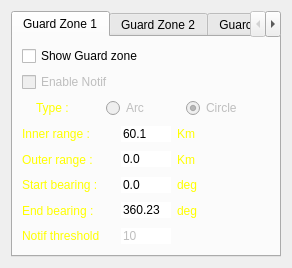
<?xml version="1.0" encoding="UTF-8"?>
<ui version="4.0">
 <class>GZDialog</class>
 <widget class="QDialog" name="GZDialog">
  <property name="geometry">
   <rect>
    <x>0</x>
    <y>0</y>
    <width>292</width>
    <height>268</height>
   </rect>
  </property>
  <property name="sizePolicy">
   <sizepolicy hsizetype="Fixed" vsizetype="Fixed">
    <horstretch>0</horstretch>
    <verstretch>0</verstretch>
   </sizepolicy>
  </property>
  <property name="maximumSize">
   <size>
    <width>292</width>
    <height>300</height>
   </size>
  </property>
  <property name="windowTitle">
   <string>Guardzone Settings</string>
  </property>
  <layout class="QGridLayout" name="gridLayout">
   <item row="0" column="0">
    <widget class="QTabWidget" name="tabWidget">
     <property name="styleSheet">
      <string notr="true">QTabBar::tab {
    color: black;
}</string>
     </property>
     <property name="currentIndex">
      <number>0</number>
     </property>
     <widget class="QWidget" name="tabGZ1">
      <attribute name="title">
       <string>Guard Zone 1</string>
      </attribute>
      <layout class="QVBoxLayout" name="verticalLayout">
       <item>
        <widget class="QCheckBox" name="checkBoxShowGZ">
         <property name="maximumSize">
          <size>
           <width>208</width>
           <height>16777215</height>
          </size>
         </property>
         <property name="text">
          <string>Show Guard zone</string>
         </property>
         <property name="checked">
          <bool>false</bool>
         </property>
        </widget>
       </item>
       <item>
        <widget class="QCheckBox" name="checkBoxAlarmGZ">
         <property name="enabled">
          <bool>false</bool>
         </property>
         <property name="maximumSize">
          <size>
           <width>208</width>
           <height>16777215</height>
          </size>
         </property>
         <property name="text">
          <string>Enable Notif</string>
         </property>
         <property name="checked">
          <bool>false</bool>
         </property>
        </widget>
       </item>
       <item>
        <layout class="QHBoxLayout" name="horizontalLayout_12">
         <item>
          <widget class="QLabel" name="label_15">
           <property name="maximumSize">
            <size>
             <width>50</width>
             <height>16777215</height>
            </size>
           </property>
           <property name="styleSheet">
            <string notr="true">color: rgb(255, 255, 0);</string>
           </property>
           <property name="text">
            <string>Type :</string>
           </property>
          </widget>
         </item>
         <item>
          <widget class="QRadioButton" name="radioButtonArc">
           <property name="enabled">
            <bool>false</bool>
           </property>
           <property name="maximumSize">
            <size>
             <width>60</width>
             <height>16777215</height>
            </size>
           </property>
           <property name="text">
            <string>Arc</string>
           </property>
           <property name="checked">
            <bool>false</bool>
           </property>
          </widget>
         </item>
         <item>
          <widget class="QRadioButton" name="radioButtonCircle">
           <property name="enabled">
            <bool>false</bool>
           </property>
           <property name="maximumSize">
            <size>
             <width>70</width>
             <height>16777215</height>
            </size>
           </property>
           <property name="text">
            <string>Circle</string>
           </property>
           <property name="checked">
            <bool>true</bool>
           </property>
          </widget>
         </item>
        </layout>
       </item>
       <item>
        <layout class="QHBoxLayout" name="horizontalLayout_7">
         <item>
          <widget class="QLabel" name="label_6">
           <property name="styleSheet">
            <string notr="true">color: rgb(255, 255, 0);</string>
           </property>
           <property name="text">
            <string>Inner range :</string>
           </property>
          </widget>
         </item>
         <item>
          <widget class="QLineEdit" name="lineEditInner">
           <property name="maximumSize">
            <size>
             <width>50</width>
             <height>16777215</height>
            </size>
           </property>
           <property name="text">
            <string>60.1</string>
           </property>
           <property name="maxLength">
            <number>8</number>
           </property>
           <property name="frame">
            <bool>false</bool>
           </property>
          </widget>
         </item>
         <item>
          <widget class="QLabel" name="label_10">
           <property name="styleSheet">
            <string notr="true">color: rgb(255, 255, 0);</string>
           </property>
           <property name="text">
            <string>Km</string>
           </property>
          </widget>
         </item>
        </layout>
       </item>
       <item>
        <layout class="QHBoxLayout" name="horizontalLayout_8">
         <item>
          <widget class="QLabel" name="label_7">
           <property name="styleSheet">
            <string notr="true">color: rgb(255, 255, 0);</string>
           </property>
           <property name="text">
            <string>Outer range :</string>
           </property>
          </widget>
         </item>
         <item>
          <widget class="QLineEdit" name="lineEditOuter">
           <property name="maximumSize">
            <size>
             <width>50</width>
             <height>16777215</height>
            </size>
           </property>
           <property name="text">
            <string>0.0</string>
           </property>
           <property name="maxLength">
            <number>8</number>
           </property>
           <property name="frame">
            <bool>false</bool>
           </property>
          </widget>
         </item>
         <item>
          <widget class="QLabel" name="label_11">
           <property name="styleSheet">
            <string notr="true">color: rgb(255, 255, 0);</string>
           </property>
           <property name="text">
            <string>Km</string>
           </property>
          </widget>
         </item>
        </layout>
       </item>
       <item>
        <layout class="QHBoxLayout" name="horizontalLayout_9">
         <item>
          <widget class="QLabel" name="label_8">
           <property name="styleSheet">
            <string notr="true">color: rgb(255, 255, 0);</string>
           </property>
           <property name="text">
            <string>Start bearing :</string>
           </property>
          </widget>
         </item>
         <item>
          <widget class="QLineEdit" name="lineEditStart">
           <property name="maximumSize">
            <size>
             <width>50</width>
             <height>16777215</height>
            </size>
           </property>
           <property name="text">
            <string>0.0</string>
           </property>
           <property name="maxLength">
            <number>8</number>
           </property>
           <property name="frame">
            <bool>false</bool>
           </property>
          </widget>
         </item>
         <item>
          <widget class="QLabel" name="label_12">
           <property name="styleSheet">
            <string notr="true">color: rgb(255, 255, 0);</string>
           </property>
           <property name="text">
            <string>deg</string>
           </property>
          </widget>
         </item>
        </layout>
       </item>
       <item>
        <layout class="QHBoxLayout" name="horizontalLayout_10">
         <item>
          <widget class="QLabel" name="label_9">
           <property name="styleSheet">
            <string notr="true">color: rgb(255, 255, 0);</string>
           </property>
           <property name="text">
            <string>End bearing :</string>
           </property>
          </widget>
         </item>
         <item>
          <widget class="QLineEdit" name="lineEditEnd">
           <property name="maximumSize">
            <size>
             <width>50</width>
             <height>16777215</height>
            </size>
           </property>
           <property name="text">
            <string>360.23</string>
           </property>
           <property name="maxLength">
            <number>8</number>
           </property>
           <property name="frame">
            <bool>false</bool>
           </property>
          </widget>
         </item>
         <item>
          <widget class="QLabel" name="label_13">
           <property name="styleSheet">
            <string notr="true">color: rgb(255, 255, 0);</string>
           </property>
           <property name="text">
            <string>deg</string>
           </property>
          </widget>
         </item>
        </layout>
       </item>
       <item>
        <layout class="QHBoxLayout" name="horizontalLayout_11">
         <item>
          <widget class="QLabel" name="label_14">
           <property name="styleSheet">
            <string notr="true">color: rgb(255, 255, 0);</string>
           </property>
           <property name="text">
            <string>Notif threshold</string>
           </property>
          </widget>
         </item>
         <item>
          <widget class="QLineEdit" name="lineEditNotifTHR">
           <property name="enabled">
            <bool>false</bool>
           </property>
           <property name="maximumSize">
            <size>
             <width>50</width>
             <height>16777215</height>
            </size>
           </property>
           <property name="toolTip">
            <string>10-500</string>
           </property>
           <property name="text">
            <string>10</string>
           </property>
           <property name="maxLength">
            <number>3</number>
           </property>
           <property name="frame">
            <bool>false</bool>
           </property>
          </widget>
         </item>
         <item>
          <widget class="QLabel" name="label_16">
           <property name="minimumSize">
            <size>
             <width>30</width>
             <height>0</height>
            </size>
           </property>
           <property name="styleSheet">
            <string notr="true">color: rgb(255, 255, 0);</string>
           </property>
           <property name="text">
            <string/>
           </property>
          </widget>
         </item>
        </layout>
       </item>
      </layout>
     </widget>
     <widget class="QWidget" name="tabGZ2">
      <attribute name="title">
       <string>Guard Zone 2</string>
      </attribute>
      <layout class="QVBoxLayout" name="verticalLayout_2">
       <item>
        <widget class="QCheckBox" name="checkBoxShowGZ_2">
         <property name="maximumSize">
          <size>
           <width>208</width>
           <height>16777215</height>
          </size>
         </property>
         <property name="text">
          <string>Show Guard zone</string>
         </property>
         <property name="checked">
          <bool>false</bool>
         </property>
        </widget>
       </item>
       <item>
        <widget class="QCheckBox" name="checkBoxAlarmGZ_2">
         <property name="enabled">
          <bool>false</bool>
         </property>
         <property name="maximumSize">
          <size>
           <width>208</width>
           <height>16777215</height>
          </size>
         </property>
         <property name="text">
          <string>Enable Notif</string>
         </property>
         <property name="checked">
          <bool>false</bool>
         </property>
        </widget>
       </item>
       <item>
        <layout class="QHBoxLayout" name="horizontalLayout_13">
         <item>
          <widget class="QLabel" name="label_17">
           <property name="maximumSize">
            <size>
             <width>50</width>
             <height>16777215</height>
            </size>
           </property>
           <property name="styleSheet">
            <string notr="true">color: rgb(255, 255, 0);</string>
           </property>
           <property name="text">
            <string>Type :</string>
           </property>
          </widget>
         </item>
         <item>
          <widget class="QRadioButton" name="radioButtonArc_2">
           <property name="enabled">
            <bool>false</bool>
           </property>
           <property name="maximumSize">
            <size>
             <width>60</width>
             <height>16777215</height>
            </size>
           </property>
           <property name="text">
            <string>Arc</string>
           </property>
           <property name="checked">
            <bool>false</bool>
           </property>
          </widget>
         </item>
         <item>
          <widget class="QRadioButton" name="radioButtonCircle_2">
           <property name="enabled">
            <bool>false</bool>
           </property>
           <property name="maximumSize">
            <size>
             <width>70</width>
             <height>16777215</height>
            </size>
           </property>
           <property name="text">
            <string>Circle</string>
           </property>
           <property name="checked">
            <bool>true</bool>
           </property>
          </widget>
         </item>
        </layout>
       </item>
       <item>
        <layout class="QHBoxLayout" name="horizontalLayout_18">
         <item>
          <widget class="QLabel" name="label_26">
           <property name="styleSheet">
            <string notr="true">color: rgb(255, 255, 0);</string>
           </property>
           <property name="text">
            <string>Inner range :</string>
           </property>
          </widget>
         </item>
         <item>
          <widget class="QLineEdit" name="lineEditInner_2">
           <property name="maximumSize">
            <size>
             <width>50</width>
             <height>16777215</height>
            </size>
           </property>
           <property name="text">
            <string>60.1</string>
           </property>
           <property name="maxLength">
            <number>8</number>
           </property>
           <property name="frame">
            <bool>false</bool>
           </property>
          </widget>
         </item>
         <item>
          <widget class="QLabel" name="label_27">
           <property name="styleSheet">
            <string notr="true">color: rgb(255, 255, 0);</string>
           </property>
           <property name="text">
            <string>Km</string>
           </property>
          </widget>
         </item>
        </layout>
       </item>
       <item>
        <layout class="QHBoxLayout" name="horizontalLayout_15">
         <item>
          <widget class="QLabel" name="label_20">
           <property name="styleSheet">
            <string notr="true">color: rgb(255, 255, 0);</string>
           </property>
           <property name="text">
            <string>Outer range :</string>
           </property>
          </widget>
         </item>
         <item>
          <widget class="QLineEdit" name="lineEditOuter_2">
           <property name="maximumSize">
            <size>
             <width>50</width>
             <height>16777215</height>
            </size>
           </property>
           <property name="text">
            <string>0.0</string>
           </property>
           <property name="maxLength">
            <number>8</number>
           </property>
           <property name="frame">
            <bool>false</bool>
           </property>
          </widget>
         </item>
         <item>
          <widget class="QLabel" name="label_21">
           <property name="styleSheet">
            <string notr="true">color: rgb(255, 255, 0);</string>
           </property>
           <property name="text">
            <string>Km</string>
           </property>
          </widget>
         </item>
        </layout>
       </item>
       <item>
        <layout class="QHBoxLayout" name="horizontalLayout_17">
         <item>
          <widget class="QLabel" name="label_24">
           <property name="styleSheet">
            <string notr="true">color: rgb(255, 255, 0);</string>
           </property>
           <property name="text">
            <string>Start bearing :</string>
           </property>
          </widget>
         </item>
         <item>
          <widget class="QLineEdit" name="lineEditStart_2">
           <property name="maximumSize">
            <size>
             <width>50</width>
             <height>16777215</height>
            </size>
           </property>
           <property name="text">
            <string>0.0</string>
           </property>
           <property name="maxLength">
            <number>8</number>
           </property>
           <property name="frame">
            <bool>false</bool>
           </property>
          </widget>
         </item>
         <item>
          <widget class="QLabel" name="label_25">
           <property name="styleSheet">
            <string notr="true">color: rgb(255, 255, 0);</string>
           </property>
           <property name="text">
            <string>deg</string>
           </property>
          </widget>
         </item>
        </layout>
       </item>
       <item>
        <layout class="QHBoxLayout" name="horizontalLayout_16">
         <item>
          <widget class="QLabel" name="label_22">
           <property name="styleSheet">
            <string notr="true">color: rgb(255, 255, 0);</string>
           </property>
           <property name="text">
            <string>End bearing :</string>
           </property>
          </widget>
         </item>
         <item>
          <widget class="QLineEdit" name="lineEditEnd_2">
           <property name="maximumSize">
            <size>
             <width>50</width>
             <height>16777215</height>
            </size>
           </property>
           <property name="text">
            <string>360.23</string>
           </property>
           <property name="maxLength">
            <number>8</number>
           </property>
           <property name="frame">
            <bool>false</bool>
           </property>
          </widget>
         </item>
         <item>
          <widget class="QLabel" name="label_23">
           <property name="styleSheet">
            <string notr="true">color: rgb(255, 255, 0);</string>
           </property>
           <property name="text">
            <string>deg</string>
           </property>
          </widget>
         </item>
        </layout>
       </item>
       <item>
        <layout class="QHBoxLayout" name="horizontalLayout_14">
         <item>
          <widget class="QLabel" name="label_18">
           <property name="styleSheet">
            <string notr="true">color: rgb(255, 255, 0);</string>
           </property>
           <property name="text">
            <string>Notif threshold</string>
           </property>
          </widget>
         </item>
         <item>
          <widget class="QLineEdit" name="lineEditNotifTHR_2">
           <property name="enabled">
            <bool>false</bool>
           </property>
           <property name="maximumSize">
            <size>
             <width>50</width>
             <height>16777215</height>
            </size>
           </property>
           <property name="toolTip">
            <string>10-500</string>
           </property>
           <property name="text">
            <string>10</string>
           </property>
           <property name="maxLength">
            <number>3</number>
           </property>
           <property name="frame">
            <bool>false</bool>
           </property>
          </widget>
         </item>
         <item>
          <widget class="QLabel" name="label_19">
           <property name="minimumSize">
            <size>
             <width>30</width>
             <height>0</height>
            </size>
           </property>
           <property name="styleSheet">
            <string notr="true">color: rgb(255, 255, 0);</string>
           </property>
           <property name="text">
            <string/>
           </property>
          </widget>
         </item>
        </layout>
       </item>
      </layout>
     </widget>
     <widget class="QWidget" name="tabGZ3">
      <attribute name="title">
       <string>Guarc Zone 3</string>
      </attribute>
      <layout class="QVBoxLayout" name="verticalLayout_3">
       <item>
        <widget class="QCheckBox" name="checkBoxShowGZ_3">
         <property name="maximumSize">
          <size>
           <width>208</width>
           <height>16777215</height>
          </size>
         </property>
         <property name="text">
          <string>Show Guard zone</string>
         </property>
         <property name="checked">
          <bool>false</bool>
         </property>
        </widget>
       </item>
       <item>
        <widget class="QCheckBox" name="checkBoxAlarmGZ_3">
         <property name="enabled">
          <bool>false</bool>
         </property>
         <property name="maximumSize">
          <size>
           <width>208</width>
           <height>16777215</height>
          </size>
         </property>
         <property name="text">
          <string>Enable Notif</string>
         </property>
         <property name="checked">
          <bool>false</bool>
         </property>
        </widget>
       </item>
       <item>
        <layout class="QHBoxLayout" name="horizontalLayout_19">
         <item>
          <widget class="QLabel" name="label_28">
           <property name="maximumSize">
            <size>
             <width>50</width>
             <height>16777215</height>
            </size>
           </property>
           <property name="styleSheet">
            <string notr="true">color: rgb(255, 255, 0);</string>
           </property>
           <property name="text">
            <string>Type :</string>
           </property>
          </widget>
         </item>
         <item>
          <widget class="QRadioButton" name="radioButtonArc_3">
           <property name="enabled">
            <bool>false</bool>
           </property>
           <property name="maximumSize">
            <size>
             <width>60</width>
             <height>16777215</height>
            </size>
           </property>
           <property name="text">
            <string>Arc</string>
           </property>
           <property name="checked">
            <bool>false</bool>
           </property>
          </widget>
         </item>
         <item>
          <widget class="QRadioButton" name="radioButtonCircle_3">
           <property name="enabled">
            <bool>false</bool>
           </property>
           <property name="maximumSize">
            <size>
             <width>70</width>
             <height>16777215</height>
            </size>
           </property>
           <property name="text">
            <string>Circle</string>
           </property>
           <property name="checked">
            <bool>true</bool>
           </property>
          </widget>
         </item>
        </layout>
       </item>
       <item>
        <layout class="QHBoxLayout" name="horizontalLayout_24">
         <item>
          <widget class="QLabel" name="label_37">
           <property name="styleSheet">
            <string notr="true">color: rgb(255, 255, 0);</string>
           </property>
           <property name="text">
            <string>Inner range :</string>
           </property>
          </widget>
         </item>
         <item>
          <widget class="QLineEdit" name="lineEditInner_3">
           <property name="maximumSize">
            <size>
             <width>50</width>
             <height>16777215</height>
            </size>
           </property>
           <property name="text">
            <string>60.1</string>
           </property>
           <property name="maxLength">
            <number>8</number>
           </property>
           <property name="frame">
            <bool>false</bool>
           </property>
          </widget>
         </item>
         <item>
          <widget class="QLabel" name="label_38">
           <property name="styleSheet">
            <string notr="true">color: rgb(255, 255, 0);</string>
           </property>
           <property name="text">
            <string>Km</string>
           </property>
          </widget>
         </item>
        </layout>
       </item>
       <item>
        <layout class="QHBoxLayout" name="horizontalLayout_21">
         <item>
          <widget class="QLabel" name="label_31">
           <property name="styleSheet">
            <string notr="true">color: rgb(255, 255, 0);</string>
           </property>
           <property name="text">
            <string>Outer range :</string>
           </property>
          </widget>
         </item>
         <item>
          <widget class="QLineEdit" name="lineEditOuter_3">
           <property name="maximumSize">
            <size>
             <width>50</width>
             <height>16777215</height>
            </size>
           </property>
           <property name="text">
            <string>0.0</string>
           </property>
           <property name="maxLength">
            <number>8</number>
           </property>
           <property name="frame">
            <bool>false</bool>
           </property>
          </widget>
         </item>
         <item>
          <widget class="QLabel" name="label_32">
           <property name="styleSheet">
            <string notr="true">color: rgb(255, 255, 0);</string>
           </property>
           <property name="text">
            <string>Km</string>
           </property>
          </widget>
         </item>
        </layout>
       </item>
       <item>
        <layout class="QHBoxLayout" name="horizontalLayout_23">
         <item>
          <widget class="QLabel" name="label_35">
           <property name="styleSheet">
            <string notr="true">color: rgb(255, 255, 0);</string>
           </property>
           <property name="text">
            <string>Start bearing :</string>
           </property>
          </widget>
         </item>
         <item>
          <widget class="QLineEdit" name="lineEditStart_3">
           <property name="maximumSize">
            <size>
             <width>50</width>
             <height>16777215</height>
            </size>
           </property>
           <property name="text">
            <string>0.0</string>
           </property>
           <property name="maxLength">
            <number>8</number>
           </property>
           <property name="frame">
            <bool>false</bool>
           </property>
          </widget>
         </item>
         <item>
          <widget class="QLabel" name="label_36">
           <property name="styleSheet">
            <string notr="true">color: rgb(255, 255, 0);</string>
           </property>
           <property name="text">
            <string>deg</string>
           </property>
          </widget>
         </item>
        </layout>
       </item>
       <item>
        <layout class="QHBoxLayout" name="horizontalLayout_22">
         <item>
          <widget class="QLabel" name="label_33">
           <property name="styleSheet">
            <string notr="true">color: rgb(255, 255, 0);</string>
           </property>
           <property name="text">
            <string>End bearing :</string>
           </property>
          </widget>
         </item>
         <item>
          <widget class="QLineEdit" name="lineEditEnd_3">
           <property name="maximumSize">
            <size>
             <width>50</width>
             <height>16777215</height>
            </size>
           </property>
           <property name="text">
            <string>360.23</string>
           </property>
           <property name="maxLength">
            <number>8</number>
           </property>
           <property name="frame">
            <bool>false</bool>
           </property>
          </widget>
         </item>
         <item>
          <widget class="QLabel" name="label_34">
           <property name="styleSheet">
            <string notr="true">color: rgb(255, 255, 0);</string>
           </property>
           <property name="text">
            <string>deg</string>
           </property>
          </widget>
         </item>
        </layout>
       </item>
       <item>
        <layout class="QHBoxLayout" name="horizontalLayout_20">
         <item>
          <widget class="QLabel" name="label_29">
           <property name="styleSheet">
            <string notr="true">color: rgb(255, 255, 0);</string>
           </property>
           <property name="text">
            <string>Notif threshold</string>
           </property>
          </widget>
         </item>
         <item>
          <widget class="QLineEdit" name="lineEditNotifTHR_3">
           <property name="enabled">
            <bool>false</bool>
           </property>
           <property name="maximumSize">
            <size>
             <width>50</width>
             <height>16777215</height>
            </size>
           </property>
           <property name="toolTip">
            <string>10-500</string>
           </property>
           <property name="text">
            <string>10</string>
           </property>
           <property name="maxLength">
            <number>3</number>
           </property>
           <property name="frame">
            <bool>false</bool>
           </property>
          </widget>
         </item>
         <item>
          <widget class="QLabel" name="label_30">
           <property name="minimumSize">
            <size>
             <width>30</width>
             <height>0</height>
            </size>
           </property>
           <property name="styleSheet">
            <string notr="true">color: rgb(255, 255, 0);</string>
           </property>
           <property name="text">
            <string/>
           </property>
          </widget>
         </item>
        </layout>
       </item>
      </layout>
     </widget>
    </widget>
   </item>
  </layout>
 </widget>
 <resources/>
 <connections/>
</ui>
